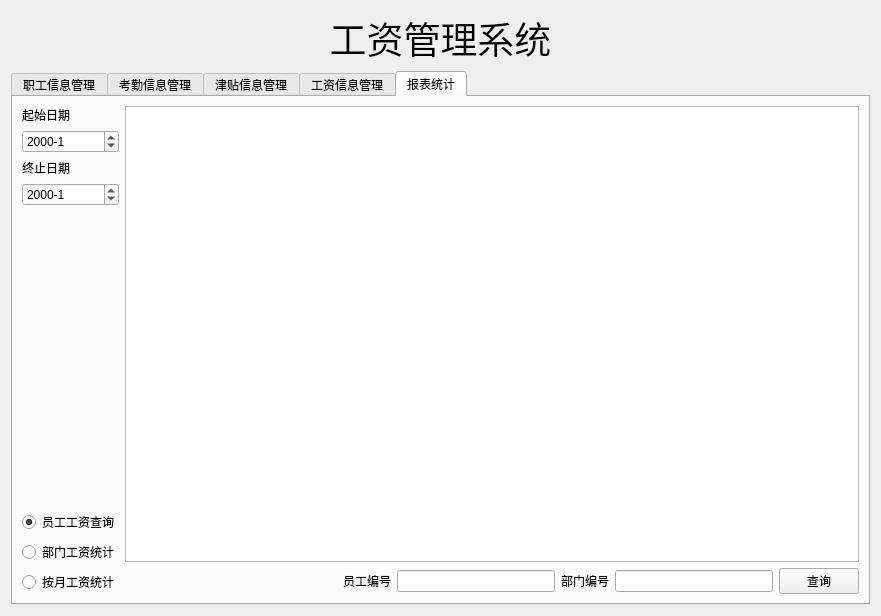
<?xml version="1.0" encoding="UTF-8"?>
<ui version="4.0">
 <class>MainWindow</class>
 <widget class="QWidget" name="MainWindow">
  <property name="geometry">
   <rect>
    <x>0</x>
    <y>0</y>
    <width>881</width>
    <height>616</height>
   </rect>
  </property>
  <property name="windowTitle">
   <string>Form</string>
  </property>
  <layout class="QGridLayout" name="gridLayout_4">
   <item row="0" column="0">
    <widget class="QLabel" name="label">
     <property name="font">
      <font>
       <pointsize>28</pointsize>
      </font>
     </property>
     <property name="text">
      <string>工资管理系统</string>
     </property>
     <property name="alignment">
      <set>Qt::AlignCenter</set>
     </property>
    </widget>
   </item>
   <item row="1" column="0">
    <widget class="QTabWidget" name="tabWidget">
     <property name="currentIndex">
      <number>4</number>
     </property>
     <widget class="QWidget" name="tab_5">
      <attribute name="title">
       <string>职工信息管理</string>
      </attribute>
      <layout class="QGridLayout" name="gridLayout_7">
       <item row="0" column="0">
        <widget class="QLabel" name="label_11">
         <property name="font">
          <font>
           <pointsize>18</pointsize>
          </font>
         </property>
         <property name="text">
          <string>批量导入员工信息</string>
         </property>
         <property name="alignment">
          <set>Qt::AlignLeading|Qt::AlignLeft|Qt::AlignVCenter</set>
         </property>
        </widget>
       </item>
       <item row="1" column="0" colspan="2">
        <layout class="QHBoxLayout" name="horizontalLayout_32">
         <item>
          <widget class="QLabel" name="label_30">
           <property name="text">
            <string>txt文件路径：</string>
           </property>
          </widget>
         </item>
         <item>
          <widget class="QLineEdit" name="ldt_staff_filepath"/>
         </item>
         <item>
          <widget class="QPushButton" name="btn_staff_selFile">
           <property name="text">
            <string>选择文件</string>
           </property>
          </widget>
         </item>
        </layout>
       </item>
       <item row="2" column="0" colspan="2">
        <layout class="QHBoxLayout" name="horizontalLayout_33">
         <item>
          <spacer name="horizontalSpacer_12">
           <property name="orientation">
            <enum>Qt::Horizontal</enum>
           </property>
           <property name="sizeHint" stdset="0">
            <size>
             <width>372</width>
             <height>20</height>
            </size>
           </property>
          </spacer>
         </item>
         <item>
          <widget class="QPushButton" name="btn_staff_clrFilePath">
           <property name="text">
            <string>清空</string>
           </property>
          </widget>
         </item>
         <item>
          <widget class="QPushButton" name="btn_staff_import">
           <property name="text">
            <string>确认导入</string>
           </property>
          </widget>
         </item>
        </layout>
       </item>
       <item row="3" column="1">
        <spacer name="verticalSpacer_11">
         <property name="orientation">
          <enum>Qt::Vertical</enum>
         </property>
         <property name="sizeHint" stdset="0">
          <size>
           <width>20</width>
           <height>78</height>
          </size>
         </property>
        </spacer>
       </item>
       <item row="4" column="0" colspan="2">
        <layout class="QHBoxLayout" name="horizontalLayout_65">
         <item>
          <widget class="QLabel" name="label_26">
           <property name="font">
            <font>
             <pointsize>18</pointsize>
            </font>
           </property>
           <property name="text">
            <string>手动录入员工信息</string>
           </property>
          </widget>
         </item>
         <item>
          <spacer name="horizontalSpacer_24">
           <property name="orientation">
            <enum>Qt::Horizontal</enum>
           </property>
           <property name="sizeHint" stdset="0">
            <size>
             <width>40</width>
             <height>20</height>
            </size>
           </property>
          </spacer>
         </item>
         <item>
          <layout class="QHBoxLayout" name="horizontalLayout_64">
           <item>
            <widget class="QRadioButton" name="rdb_staff_addRecd">
             <property name="text">
              <string>增</string>
             </property>
             <property name="checked">
              <bool>true</bool>
             </property>
            </widget>
           </item>
           <item>
            <widget class="QRadioButton" name="rdb_staff_modiRecd">
             <property name="text">
              <string>改</string>
             </property>
            </widget>
           </item>
          </layout>
         </item>
        </layout>
       </item>
       <item row="5" column="0" colspan="2">
        <layout class="QGridLayout" name="gridLayout_5">
         <item row="0" column="0">
          <layout class="QVBoxLayout" name="verticalLayout_2">
           <item>
            <layout class="QHBoxLayout" name="horizontalLayout_55">
             <item>
              <widget class="QLabel" name="label_31">
               <property name="text">
                <string>职工编号</string>
               </property>
              </widget>
             </item>
             <item>
              <widget class="QLineEdit" name="ldt_staff_id"/>
             </item>
            </layout>
           </item>
           <item>
            <layout class="QHBoxLayout" name="horizontalLayout_56">
             <item>
              <widget class="QLabel" name="label_32">
               <property name="text">
                <string>职工姓名</string>
               </property>
              </widget>
             </item>
             <item>
              <widget class="QLineEdit" name="ldt_staff_name"/>
             </item>
            </layout>
           </item>
           <item>
            <layout class="QHBoxLayout" name="horizontalLayout_57">
             <item>
              <widget class="QLabel" name="label_33">
               <property name="text">
                <string>职工性别</string>
               </property>
              </widget>
             </item>
             <item>
              <widget class="QLineEdit" name="ldt_staff_sex"/>
             </item>
            </layout>
           </item>
           <item>
            <layout class="QHBoxLayout" name="horizontalLayout_58">
             <item>
              <widget class="QLabel" name="label_35">
               <property name="text">
                <string>出生年月</string>
               </property>
              </widget>
             </item>
             <item>
              <widget class="QLineEdit" name="ldt_staff_birth"/>
             </item>
            </layout>
           </item>
           <item>
            <layout class="QHBoxLayout" name="horizontalLayout_62">
             <item>
              <widget class="QLabel" name="label_64">
               <property name="text">
                <string>工种号</string>
               </property>
              </widget>
             </item>
             <item>
              <widget class="QLineEdit" name="ldt_staff_workType"/>
             </item>
            </layout>
           </item>
          </layout>
         </item>
         <item row="0" column="1">
          <layout class="QGridLayout" name="gridLayout_2">
           <item row="0" column="0">
            <layout class="QHBoxLayout" name="horizontalLayout_59">
             <item>
              <widget class="QLabel" name="label_36">
               <property name="text">
                <string>是否离职</string>
               </property>
              </widget>
             </item>
             <item>
              <widget class="QLineEdit" name="ldt_staff_isLeave"/>
             </item>
            </layout>
           </item>
           <item row="1" column="0">
            <layout class="QHBoxLayout" name="horizontalLayout_60">
             <item>
              <widget class="QLabel" name="label_62">
               <property name="text">
                <string>入职日期</string>
               </property>
              </widget>
             </item>
             <item>
              <widget class="QLineEdit" name="ldt_staff_entryDate"/>
             </item>
            </layout>
           </item>
           <item row="2" column="0">
            <layout class="QHBoxLayout" name="horizontalLayout_61">
             <item>
              <widget class="QLabel" name="label_65">
               <property name="text">
                <string>离职日期</string>
               </property>
              </widget>
             </item>
             <item>
              <widget class="QLineEdit" name="ldt_staff_leaveDate"/>
             </item>
            </layout>
           </item>
           <item row="3" column="0">
            <layout class="QHBoxLayout" name="horizontalLayout_63">
             <item>
              <widget class="QLabel" name="label_63">
               <property name="text">
                <string>工资卡号</string>
               </property>
              </widget>
             </item>
             <item>
              <widget class="QLineEdit" name="ldt_staff_bankCardId"/>
             </item>
            </layout>
           </item>
           <item row="4" column="0">
            <layout class="QHBoxLayout" name="horizontalLayout_8">
             <item>
              <widget class="QLabel" name="label_66">
               <property name="text">
                <string>身份证号</string>
               </property>
              </widget>
             </item>
             <item>
              <widget class="QLineEdit" name="ldt_staff_idcard"/>
             </item>
            </layout>
           </item>
          </layout>
         </item>
        </layout>
       </item>
       <item row="6" column="0" colspan="2">
        <layout class="QHBoxLayout" name="horizontalLayout_67">
         <item>
          <spacer name="horizontalSpacer_25">
           <property name="orientation">
            <enum>Qt::Horizontal</enum>
           </property>
           <property name="sizeHint" stdset="0">
            <size>
             <width>626</width>
             <height>23</height>
            </size>
           </property>
          </spacer>
         </item>
         <item>
          <widget class="QPushButton" name="btn_staff_clrRecord">
           <property name="text">
            <string>清空</string>
           </property>
          </widget>
         </item>
         <item>
          <widget class="QPushButton" name="btn_staff_search">
           <property name="text">
            <string>查询</string>
           </property>
          </widget>
         </item>
         <item>
          <widget class="QPushButton" name="btn_ataff_maintain">
           <property name="text">
            <string>确认</string>
           </property>
          </widget>
         </item>
        </layout>
       </item>
       <item row="7" column="1">
        <spacer name="verticalSpacer_12">
         <property name="orientation">
          <enum>Qt::Vertical</enum>
         </property>
         <property name="sizeHint" stdset="0">
          <size>
           <width>20</width>
           <height>48</height>
          </size>
         </property>
        </spacer>
       </item>
      </layout>
     </widget>
     <widget class="QWidget" name="tab">
      <attribute name="title">
       <string>考勤信息管理</string>
      </attribute>
      <layout class="QGridLayout" name="gridLayout">
       <item row="2" column="0">
        <layout class="QHBoxLayout" name="horizontalLayout_2">
         <item>
          <spacer name="horizontalSpacer_2">
           <property name="orientation">
            <enum>Qt::Horizontal</enum>
           </property>
           <property name="sizeHint" stdset="0">
            <size>
             <width>40</width>
             <height>20</height>
            </size>
           </property>
          </spacer>
         </item>
         <item>
          <widget class="QPushButton" name="btn_attd_clrFilePath">
           <property name="text">
            <string>清空</string>
           </property>
          </widget>
         </item>
         <item>
          <widget class="QPushButton" name="btn_attd_import">
           <property name="text">
            <string>确认导入</string>
           </property>
          </widget>
         </item>
        </layout>
       </item>
       <item row="0" column="0">
        <widget class="QLabel" name="label_2">
         <property name="font">
          <font>
           <pointsize>18</pointsize>
          </font>
         </property>
         <property name="text">
          <string>批量导入考勤信息</string>
         </property>
         <property name="alignment">
          <set>Qt::AlignLeading|Qt::AlignLeft|Qt::AlignVCenter</set>
         </property>
        </widget>
       </item>
       <item row="6" column="0">
        <layout class="QHBoxLayout" name="horizontalLayout_4">
         <item>
          <widget class="QLabel" name="label_7">
           <property name="text">
            <string>考勤日期</string>
           </property>
          </widget>
         </item>
         <item>
          <widget class="QLineEdit" name="ldt_attd_Date"/>
         </item>
        </layout>
       </item>
       <item row="7" column="0">
        <layout class="QHBoxLayout" name="horizontalLayout_5">
         <item>
          <widget class="QLabel" name="label_8">
           <property name="text">
            <string>考勤状态</string>
           </property>
          </widget>
         </item>
         <item>
          <widget class="QLineEdit" name="ldt_attd_Status"/>
         </item>
        </layout>
       </item>
       <item row="8" column="0">
        <layout class="QHBoxLayout" name="horizontalLayout_3">
         <item>
          <widget class="QLabel" name="label_6">
           <property name="text">
            <string>扣款金额</string>
           </property>
          </widget>
         </item>
         <item>
          <widget class="QLineEdit" name="ldt_attd_deduction"/>
         </item>
        </layout>
       </item>
       <item row="9" column="0">
        <layout class="QHBoxLayout" name="horizontalLayout_11">
         <item>
          <spacer name="horizontalSpacer_4">
           <property name="orientation">
            <enum>Qt::Horizontal</enum>
           </property>
           <property name="sizeHint" stdset="0">
            <size>
             <width>40</width>
             <height>20</height>
            </size>
           </property>
          </spacer>
         </item>
         <item>
          <widget class="QPushButton" name="btn_attd_clrRecord">
           <property name="text">
            <string>清空</string>
           </property>
          </widget>
         </item>
         <item>
          <widget class="QPushButton" name="btn_attd_search">
           <property name="text">
            <string>查询</string>
           </property>
          </widget>
         </item>
         <item>
          <widget class="QPushButton" name="btn_attd_insert">
           <property name="text">
            <string>确认</string>
           </property>
          </widget>
         </item>
        </layout>
       </item>
       <item row="4" column="0">
        <layout class="QHBoxLayout" name="horizontalLayout_6">
         <item>
          <widget class="QLabel" name="label_9">
           <property name="font">
            <font>
             <pointsize>18</pointsize>
            </font>
           </property>
           <property name="text">
            <string>手动录入考勤信息</string>
           </property>
          </widget>
         </item>
         <item>
          <spacer name="horizontalSpacer">
           <property name="orientation">
            <enum>Qt::Horizontal</enum>
           </property>
           <property name="sizeHint" stdset="0">
            <size>
             <width>40</width>
             <height>20</height>
            </size>
           </property>
          </spacer>
         </item>
         <item>
          <widget class="QRadioButton" name="rdb_attd_add">
           <property name="text">
            <string>增</string>
           </property>
           <property name="checked">
            <bool>true</bool>
           </property>
          </widget>
         </item>
         <item>
          <widget class="QRadioButton" name="rdb_attd_del">
           <property name="text">
            <string>删</string>
           </property>
          </widget>
         </item>
         <item>
          <widget class="QRadioButton" name="rdb_attd_modi">
           <property name="text">
            <string>改</string>
           </property>
          </widget>
         </item>
        </layout>
       </item>
       <item row="10" column="0">
        <spacer name="verticalSpacer">
         <property name="orientation">
          <enum>Qt::Vertical</enum>
         </property>
         <property name="sizeHint" stdset="0">
          <size>
           <width>20</width>
           <height>57</height>
          </size>
         </property>
        </spacer>
       </item>
       <item row="1" column="0">
        <layout class="QHBoxLayout" name="horizontalLayout">
         <item>
          <widget class="QLabel" name="label_3">
           <property name="text">
            <string>txt文件路径：</string>
           </property>
          </widget>
         </item>
         <item>
          <widget class="QLineEdit" name="ldt_attd_filepath"/>
         </item>
         <item>
          <widget class="QPushButton" name="btn_attd_selpath">
           <property name="text">
            <string>选择路径</string>
           </property>
          </widget>
         </item>
        </layout>
       </item>
       <item row="3" column="0">
        <spacer name="verticalSpacer_2">
         <property name="orientation">
          <enum>Qt::Vertical</enum>
         </property>
         <property name="sizeHint" stdset="0">
          <size>
           <width>20</width>
           <height>58</height>
          </size>
         </property>
        </spacer>
       </item>
       <item row="5" column="0">
        <layout class="QHBoxLayout" name="horizontalLayout_7">
         <item>
          <widget class="QLabel" name="label_5">
           <property name="text">
            <string>职工编号</string>
           </property>
          </widget>
         </item>
         <item>
          <widget class="QLineEdit" name="ldt_attd_staffId"/>
         </item>
        </layout>
       </item>
      </layout>
     </widget>
     <widget class="QWidget" name="tab_2">
      <attribute name="title">
       <string>津贴信息管理</string>
      </attribute>
      <layout class="QGridLayout" name="gridLayout_3">
       <item row="3" column="0">
        <spacer name="verticalSpacer_5">
         <property name="orientation">
          <enum>Qt::Vertical</enum>
         </property>
         <property name="sizeHint" stdset="0">
          <size>
           <width>20</width>
           <height>58</height>
          </size>
         </property>
        </spacer>
       </item>
       <item row="9" column="0">
        <layout class="QHBoxLayout" name="horizontalLayout_19">
         <item>
          <spacer name="horizontalSpacer_7">
           <property name="orientation">
            <enum>Qt::Horizontal</enum>
           </property>
           <property name="sizeHint" stdset="0">
            <size>
             <width>40</width>
             <height>20</height>
            </size>
           </property>
          </spacer>
         </item>
         <item>
          <widget class="QPushButton" name="btn_allw_clrRecord">
           <property name="text">
            <string>清空</string>
           </property>
          </widget>
         </item>
         <item>
          <widget class="QPushButton" name="btn_allw_search">
           <property name="text">
            <string>查询</string>
           </property>
          </widget>
         </item>
         <item>
          <widget class="QPushButton" name="btn_allw_insert">
           <property name="text">
            <string>确认</string>
           </property>
          </widget>
         </item>
        </layout>
       </item>
       <item row="0" column="0">
        <widget class="QLabel" name="label_16">
         <property name="font">
          <font>
           <pointsize>18</pointsize>
          </font>
         </property>
         <property name="text">
          <string>批量导入津贴信息</string>
         </property>
         <property name="alignment">
          <set>Qt::AlignLeading|Qt::AlignLeft|Qt::AlignVCenter</set>
         </property>
        </widget>
       </item>
       <item row="4" column="0">
        <layout class="QHBoxLayout" name="horizontalLayout_23">
         <item>
          <widget class="QLabel" name="label_21">
           <property name="font">
            <font>
             <pointsize>18</pointsize>
            </font>
           </property>
           <property name="text">
            <string>手动录入津贴信息</string>
           </property>
          </widget>
         </item>
         <item>
          <spacer name="horizontalSpacer_9">
           <property name="orientation">
            <enum>Qt::Horizontal</enum>
           </property>
           <property name="sizeHint" stdset="0">
            <size>
             <width>40</width>
             <height>20</height>
            </size>
           </property>
          </spacer>
         </item>
         <item>
          <widget class="QRadioButton" name="rdb_allw_add">
           <property name="text">
            <string>增</string>
           </property>
           <property name="checked">
            <bool>true</bool>
           </property>
          </widget>
         </item>
         <item>
          <widget class="QRadioButton" name="rdb_allw_del">
           <property name="text">
            <string>删</string>
           </property>
          </widget>
         </item>
         <item>
          <widget class="QRadioButton" name="rdb_allw_modi">
           <property name="text">
            <string>改</string>
           </property>
          </widget>
         </item>
        </layout>
       </item>
       <item row="5" column="0">
        <layout class="QHBoxLayout" name="horizontalLayout_18">
         <item>
          <widget class="QLabel" name="label_18">
           <property name="text">
            <string>职工编号</string>
           </property>
          </widget>
         </item>
         <item>
          <widget class="QLineEdit" name="ldt_allw_staffId"/>
         </item>
        </layout>
       </item>
       <item row="1" column="0">
        <layout class="QHBoxLayout" name="horizontalLayout_20">
         <item>
          <widget class="QLabel" name="label_19">
           <property name="text">
            <string>txt文件路径：</string>
           </property>
          </widget>
         </item>
         <item>
          <widget class="QLineEdit" name="ldt_allw_filepath"/>
         </item>
         <item>
          <widget class="QPushButton" name="btn_allw_selpath">
           <property name="text">
            <string>选择路径</string>
           </property>
          </widget>
         </item>
        </layout>
       </item>
       <item row="7" column="0">
        <layout class="QHBoxLayout" name="horizontalLayout_24">
         <item>
          <widget class="QLabel" name="label_22">
           <property name="text">
            <string>加班时长</string>
           </property>
          </widget>
         </item>
         <item>
          <widget class="QLineEdit" name="ldt_allw_days"/>
         </item>
        </layout>
       </item>
       <item row="6" column="0">
        <layout class="QHBoxLayout" name="horizontalLayout_17">
         <item>
          <widget class="QLabel" name="label_17">
           <property name="text">
            <string>加班日期</string>
           </property>
          </widget>
         </item>
         <item>
          <widget class="QLineEdit" name="ldt_allw_date"/>
         </item>
        </layout>
       </item>
       <item row="10" column="0">
        <spacer name="verticalSpacer_6">
         <property name="orientation">
          <enum>Qt::Vertical</enum>
         </property>
         <property name="sizeHint" stdset="0">
          <size>
           <width>20</width>
           <height>57</height>
          </size>
         </property>
        </spacer>
       </item>
       <item row="8" column="0">
        <layout class="QHBoxLayout" name="horizontalLayout_22">
         <item>
          <widget class="QLabel" name="label_20">
           <property name="text">
            <string>加班费用</string>
           </property>
          </widget>
         </item>
         <item>
          <widget class="QLineEdit" name="ldt_allw_pay"/>
         </item>
        </layout>
       </item>
       <item row="2" column="0">
        <layout class="QHBoxLayout" name="horizontalLayout_21">
         <item>
          <spacer name="horizontalSpacer_8">
           <property name="orientation">
            <enum>Qt::Horizontal</enum>
           </property>
           <property name="sizeHint" stdset="0">
            <size>
             <width>40</width>
             <height>20</height>
            </size>
           </property>
          </spacer>
         </item>
         <item>
          <widget class="QPushButton" name="btn_allw_clrFilePath">
           <property name="text">
            <string>清空</string>
           </property>
          </widget>
         </item>
         <item>
          <widget class="QPushButton" name="btn_allw_import">
           <property name="text">
            <string>确认导入</string>
           </property>
          </widget>
         </item>
        </layout>
       </item>
      </layout>
     </widget>
     <widget class="QWidget" name="tab_3">
      <attribute name="title">
       <string>工资信息管理</string>
      </attribute>
      <layout class="QGridLayout" name="gridLayout_6">
       <item row="0" column="0">
        <widget class="QLabel" name="label_4">
         <property name="text">
          <string>年：</string>
         </property>
        </widget>
       </item>
       <item row="0" column="2" rowspan="11">
        <layout class="QVBoxLayout" name="verticalLayout">
         <item>
          <widget class="QTableView" name="tableView_salaryOrAward"/>
         </item>
         <item>
          <layout class="QHBoxLayout" name="horizontalLayout_9">
           <item>
            <spacer name="horizontalSpacer_5">
             <property name="orientation">
              <enum>Qt::Horizontal</enum>
             </property>
             <property name="sizeHint" stdset="0">
              <size>
               <width>40</width>
               <height>20</height>
              </size>
             </property>
            </spacer>
           </item>
           <item>
            <widget class="QPushButton" name="btn_modiRecord">
             <property name="text">
              <string>确认修改</string>
             </property>
            </widget>
           </item>
          </layout>
         </item>
        </layout>
       </item>
       <item row="1" column="0" colspan="2">
        <widget class="QLineEdit" name="ldt_salary_year"/>
       </item>
       <item row="2" column="0">
        <widget class="QLabel" name="label_10">
         <property name="text">
          <string>月：</string>
         </property>
        </widget>
       </item>
       <item row="3" column="0" colspan="2">
        <widget class="QLineEdit" name="ldt_salary_mon"/>
       </item>
       <item row="4" column="0" colspan="2">
        <layout class="QHBoxLayout" name="horizontalLayout_10">
         <item>
          <widget class="QPushButton" name="btn_salary_prodTable">
           <property name="text">
            <string>生成月薪资表</string>
           </property>
          </widget>
         </item>
         <item>
          <spacer name="horizontalSpacer_3">
           <property name="orientation">
            <enum>Qt::Horizontal</enum>
           </property>
           <property name="sizeHint" stdset="0">
            <size>
             <width>40</width>
             <height>20</height>
            </size>
           </property>
          </spacer>
         </item>
        </layout>
       </item>
       <item row="5" column="0">
        <widget class="QLabel" name="label_34">
         <property name="text">
          <string>年：</string>
         </property>
        </widget>
       </item>
       <item row="6" column="0" colspan="2">
        <widget class="QLineEdit" name="ldt_award_year"/>
       </item>
       <item row="7" column="0" colspan="2">
        <layout class="QHBoxLayout" name="horizontalLayout_35">
         <item>
          <widget class="QPushButton" name="btn_award_prodTable">
           <property name="text">
            <string>生成年终将金表</string>
           </property>
          </widget>
         </item>
         <item>
          <spacer name="horizontalSpacer_15">
           <property name="orientation">
            <enum>Qt::Horizontal</enum>
           </property>
           <property name="sizeHint" stdset="0">
            <size>
             <width>40</width>
             <height>20</height>
            </size>
           </property>
          </spacer>
         </item>
        </layout>
       </item>
       <item row="8" column="1">
        <spacer name="verticalSpacer_3">
         <property name="orientation">
          <enum>Qt::Vertical</enum>
         </property>
         <property name="sizeHint" stdset="0">
          <size>
           <width>20</width>
           <height>326</height>
          </size>
         </property>
        </spacer>
       </item>
       <item row="9" column="0">
        <widget class="QRadioButton" name="rdb_salary_view">
         <property name="text">
          <string>查看月薪资</string>
         </property>
         <property name="checked">
          <bool>true</bool>
         </property>
        </widget>
       </item>
       <item row="10" column="0">
        <widget class="QRadioButton" name="rdb_award_view">
         <property name="text">
          <string>查看年终奖</string>
         </property>
        </widget>
       </item>
      </layout>
     </widget>
     <widget class="QWidget" name="tab_4">
      <attribute name="title">
       <string>报表统计</string>
      </attribute>
      <layout class="QGridLayout" name="gridLayout_8">
       <item row="0" column="0">
        <widget class="QLabel" name="label_12">
         <property name="text">
          <string>起始日期</string>
         </property>
        </widget>
       </item>
       <item row="0" column="1" rowspan="6" colspan="4">
        <widget class="QTableView" name="tableView_statView"/>
       </item>
       <item row="1" column="0">
        <widget class="QDateEdit" name="dateEdit_stat_beginDate">
         <property name="displayFormat">
          <string>yyyy-M</string>
         </property>
        </widget>
       </item>
       <item row="2" column="0">
        <widget class="QLabel" name="label_13">
         <property name="text">
          <string>终止日期</string>
         </property>
        </widget>
       </item>
       <item row="3" column="0">
        <widget class="QDateEdit" name="dateEdit_stat_endDate">
         <property name="displayFormat">
          <string>yyyy-M</string>
         </property>
        </widget>
       </item>
       <item row="4" column="0">
        <spacer name="verticalSpacer_4">
         <property name="orientation">
          <enum>Qt::Vertical</enum>
         </property>
         <property name="sizeHint" stdset="0">
          <size>
           <width>20</width>
           <height>250</height>
          </size>
         </property>
        </spacer>
       </item>
       <item row="5" column="0" rowspan="2">
        <layout class="QVBoxLayout" name="verticalLayout_3">
         <item>
          <widget class="QRadioButton" name="rdb_stat_staff">
           <property name="text">
            <string>员工工资查询</string>
           </property>
           <property name="checked">
            <bool>true</bool>
           </property>
          </widget>
         </item>
         <item>
          <widget class="QRadioButton" name="rdb_stat_dept">
           <property name="text">
            <string>部门工资统计</string>
           </property>
          </widget>
         </item>
         <item>
          <widget class="QRadioButton" name="rdb_stat_month">
           <property name="text">
            <string>按月工资统计</string>
           </property>
          </widget>
         </item>
        </layout>
       </item>
       <item row="6" column="1">
        <spacer name="horizontalSpacer_6">
         <property name="orientation">
          <enum>Qt::Horizontal</enum>
         </property>
         <property name="sizeHint" stdset="0">
          <size>
           <width>208</width>
           <height>20</height>
          </size>
         </property>
        </spacer>
       </item>
       <item row="6" column="2">
        <layout class="QHBoxLayout" name="horizontalLayout_12">
         <item>
          <widget class="QLabel" name="label_14">
           <property name="text">
            <string>员工编号</string>
           </property>
          </widget>
         </item>
         <item>
          <widget class="QLineEdit" name="ldt_staffId"/>
         </item>
        </layout>
       </item>
       <item row="6" column="3">
        <layout class="QHBoxLayout" name="horizontalLayout_13">
         <item>
          <widget class="QLabel" name="label_15">
           <property name="text">
            <string>部门编号</string>
           </property>
          </widget>
         </item>
         <item>
          <widget class="QLineEdit" name="ldt_deptId"/>
         </item>
        </layout>
       </item>
       <item row="6" column="4">
        <widget class="QPushButton" name="btn_stat_search">
         <property name="text">
          <string>查询</string>
         </property>
        </widget>
       </item>
      </layout>
     </widget>
    </widget>
   </item>
  </layout>
 </widget>
 <resources/>
 <connections/>
</ui>
